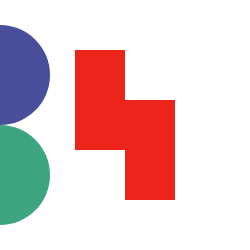
Frame 1 (no input)
Frame 60 (no input): identical to frame 1, image omitted
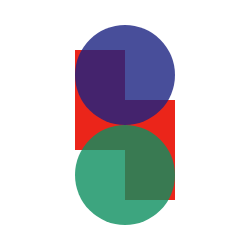
Frame 120 (the mouse pressed at the canvas centre since frame 60)

The p5.js sketch that drew these frames (run headless with seeded random() and noise() and a simulated clock; from frame 60 on, the mouse is pressed at the canvas centre):

// p5.js sketch
// ── sketch.js

function setup() {
  createCanvas(250,250)

}
function draw() {
background(255,255,255);
noStroke();

fill(235,37,26);       //orange
rect(125,100,50,100);


fill(235,37,26);
rect(75,100,100,50)

fill(235,37,26);          //blue
rect(75,50,50,100)

fill(28,36,130,205);           //purple
ellipse(mouseX,75,100, 100);

fill(14,144,96,205);            //purple
ellipse(mouseY, 175, 100, 100); 


}
